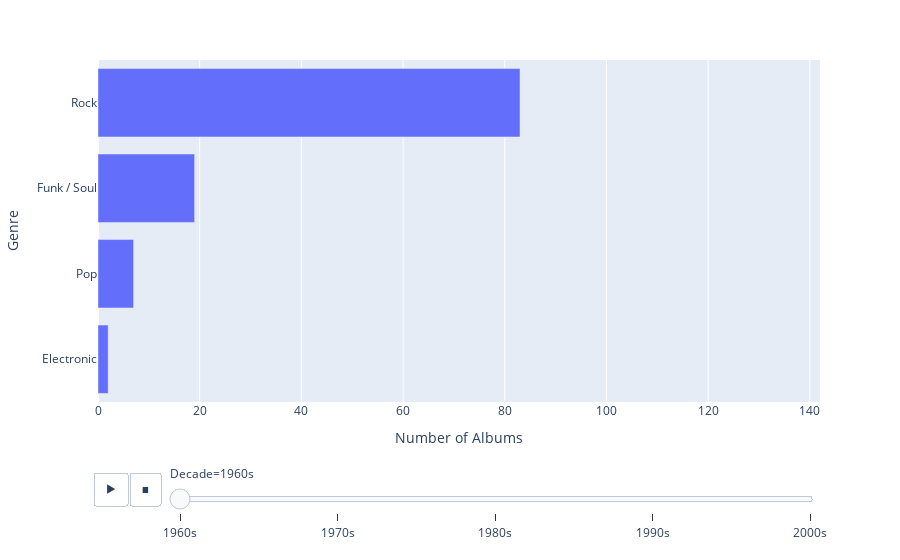

Notebook cell for this chart:
### Code cell
import plotly.express as px

# Create a new DataFrame to store the data for the plot
data = []

# Specify the order of genres
all_genres = ["Rock","Funk / Soul","Pop","Electronic"]

# Loop over each decade
for start_year in range(1960, 2001, 10):
    end_year = start_year + 9
    filtered_dataset = dataset[(dataset['Year'] >= start_year) & (dataset['Year'] <= end_year)]
    genre_albums = {genre: 0 for genre in all_genres}
    counts = filtered_dataset['Genre'].value_counts()
    for genres in counts.index:
        count = counts[genres]
        genres = genres.strip()
        split_genres = genres.split(',')
        for genre in split_genres:
            genre = genre.strip(" & ")
            if genre in genre_albums:
                genre_albums[genre] += count
    for genre, count in genre_albums.items():
        data.append({'Decade': str(start_year) + 's', 'Genre': genre, 'Number of Albums': count})

# Convert the data to a DataFrame
df = pd.DataFrame(data)
df = df[df['Genre'].isin(all_genres)]
# Create the animated bar chart
fig = px.bar(df, x='Number of Albums', y='Genre', animation_frame='Decade', orientation='h', 
             range_x=[0, df['Number of Albums'].max()], 
             category_orders={'Genre': all_genres})

# Show the plot
fig.show()

### Figure 1 — Plotly figure (JSON) as saved in the notebook; plotly's stock layout.template omitted (floating-point values rounded to 4 significant figures)
{"data": [{"alignmentgroup": "True", "hovertemplate": "Decade=1960s<br>Number of Albums=%{x}<br>Genre=%{y}<extra></extra>", "legendgroup": "", "marker": {"color": "#636efa", "pattern": {"shape": ""}}, "name": "", "offsetgroup": "", "orientation": "h", "showlegend": false, "textposition": "auto", "type": "bar", "x": [83, 19, 7, 2], "xaxis": "x", "y": ["Rock", "Funk / Soul", "Pop", "Electronic"], "yaxis": "y"}], "layout": {"barmode": "relative", "legend": {"tracegroupgap": 0}, "margin": {"t": 60}, "sliders": [{"active": 0, "currentvalue": {"prefix": "Decade="}, "len": 0.9, "pad": {"b": 10, "t": 60}, "steps": [{"args": [["1960s"], {"frame": {"duration": 0, "redraw": true}, "fromcurrent": true, "mode": "immediate", "transition": {"duration": 0, "easing": "linear"}}], "label": "1960s", "method": "animate"}, {"args": [["1970s"], {"frame": {"duration": 0, "redraw": true}, "fromcurrent": true, "mode": "immediate", "transition": {"duration": 0, "easing": "linear"}}], "label": "1970s", "method": "animate"}, {"args": [["1980s"], {"frame": {"duration": 0, "redraw": true}, "fromcurrent": true, "mode": "immediate", "transition": {"duration": 0, "easing": "linear"}}], "label": "1980s", "method": "animate"}, {"args": [["1990s"], {"frame": {"duration": 0, "redraw": true}, "fromcurrent": true, "mode": "immediate", "transition": {"duration": 0, "easing": "linear"}}], "label": "1990s", "method": "animate"}, {"args": [["2000s"], {"frame": {"duration": 0, "redraw": true}, "fromcurrent": true, "mode": "immediate", "transition": {"duration": 0, "easing": "linear"}}], "label": "2000s", "method": "animate"}], "x": 0.1, "xanchor": "left", "y": 0, "yanchor": "top"}], "updatemenus": [{"buttons": [{"args": [null, {"frame": {"duration": 500, "redraw": true}, "fromcurrent": true, "mode": "immediate", "transition": {"duration": 500, "easing": "linear"}}], "label": "&#9654;", "method": "animate"}, {"args": [[null], {"frame": {"duration": 0, "redraw": true}, "fromcurrent": true, "mode": "immediate", "transition": {"duration": 0, "easing": "linear"}}], "label": "&#9724;", "method": "animate"}], "direction": "left", "pad": {"r": 10, "t": 70}, "showactive": false, "type": "buttons", "x": 0.1, "xanchor": "right", "y": 0, "yanchor": "top"}], "xaxis": {"anchor": "y", "domain": [0, 1], "range": [0, 142], "title": {"text": "Number of Albums"}}, "yaxis": {"anchor": "x", "categoryarray": ["Electronic", "Pop", "Funk / Soul", "Rock"], "categoryorder": "array", "domain": [0, 1], "title": {"text": "Genre"}}}}
